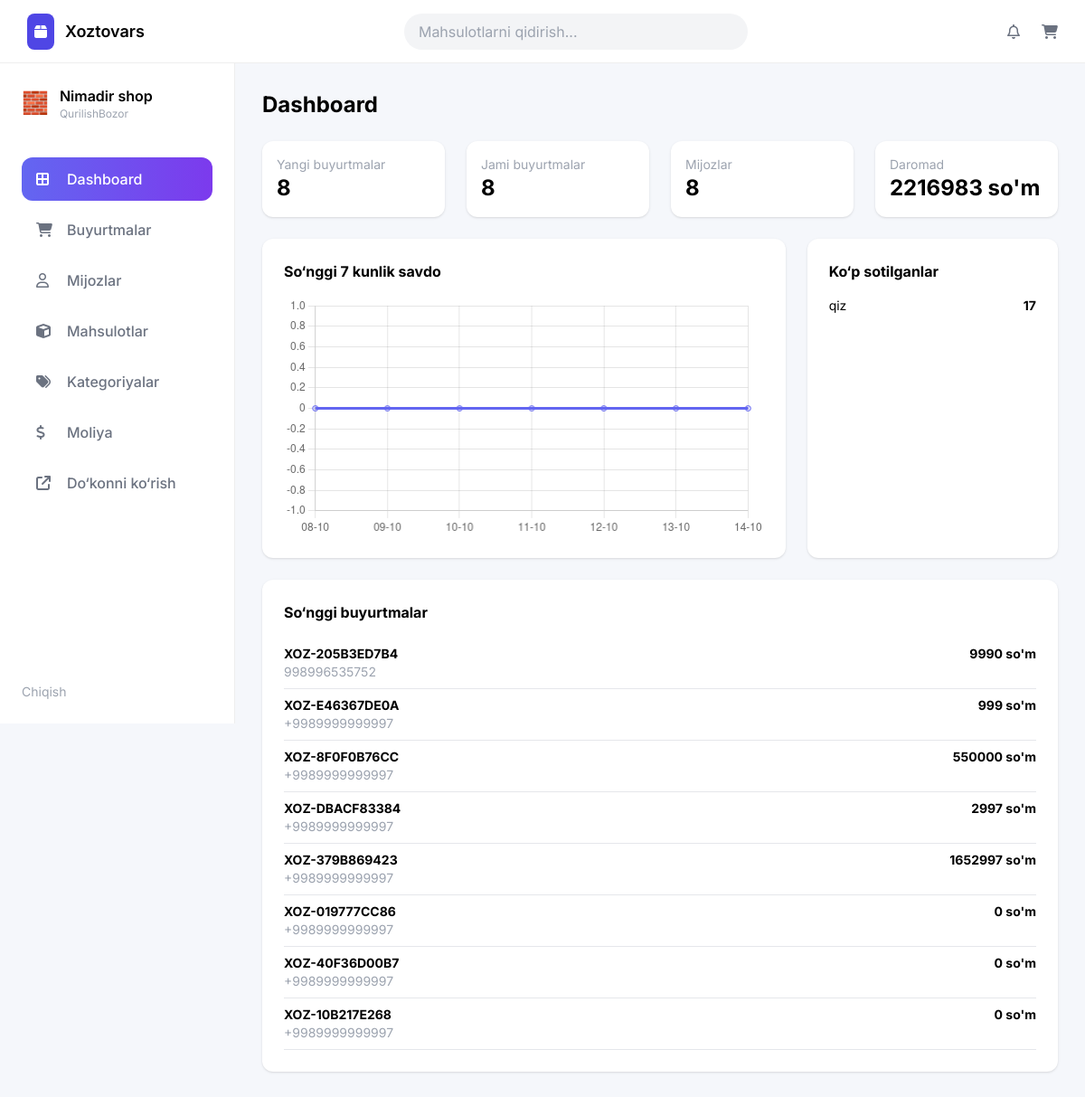
The page /dashboard/ (signed in) on the database its author committed.
### app/models.py (models this page shows, shortened)
class Product(models.Model):
    TYPE = (
        ('dona', 'Dona'),
        ('kg', 'Kg'),
    )
    name = models.CharField(max_length=100)
    description = models.TextField()
    price = models.IntegerField()
    category = models.ForeignKey(Category, on_delete=models.CASCADE)
    image = models.ImageField(upload_to='products/', blank=True, null=True)
    image_url = models.URLField(blank=True, null=True)
    quantity = models.IntegerField(default=0)
    cost = models.IntegerField(default=0)
    type = models.CharField(max_length=10, choices=TYPE, default='dona')
    created_at = models.DateTimeField(auto_now_add=True)

class Order(models.Model):
    STATUS_CHOICES = (
        ('pending', 'Tayyorlanmoqda'),
        ('ready', 'Tayyor'),
        ('delivered', 'Yetkazildi'),
        ('cancelled', 'Bekor qilingan'),
    )
    order_code = models.CharField(max_length=50, unique=True, blank=True)
    user = models.ForeignKey(CustomUser, on_delete=models.CASCADE, null=True, blank=True)
    name = models.CharField(max_length=255)
    phone = models.CharField(max_length=20)
    address = models.TextField(blank=True)
    comment = models.TextField(blank=True)
    total_price = models.IntegerField(default=0)
    status = models.CharField(
        max_length=20,
        choices=STATUS_CHOICES,
        default='pending'
    )
    created_at = models.DateTimeField(auto_now_add=True)

### app/views.py (the view)
# urls.py: path('dashboard/', dashboard, name='dashboard'),
def dashboard(request):
    if not request.session.get("is_admin"):
        return redirect("admin_login")
    orders = Order.objects.all().order_by('-created_at')
    total_money = sum(o.total_price for o in orders)
    labels = []
    data = []
    for i in range(6, -1, -1):
        day = datetime.now() - timedelta(days=i)
        day_orders = Order.objects.filter(created_at__date=day.date())
        day_total = sum(o.total_price for o in day_orders)
        labels.append(day.strftime("%d-%m"))
        data.append(day_total)
    top_products = (
        OrderItem.objects
        .values('product__name')
        .annotate(total_sold=Sum('quantity'))
        .order_by('-total_sold')[:5]
    )
    return render(request, "dashboard.html", {
        "orders": orders,
        "orders_count": orders.count(),
        "total_money": total_money,
        "labels": labels,
        "data": data,
        "top_products": top_products
    })

### app/views.py (called while the page is built)
def cart_count(request):
    cart = request.session.get('cart', {})
    return {'cart_count': sum(cart.values())}

### templates/dashboard.html (shortened to what this page needs)
{% extends 'admin_base.html' %}
{% block content %}
<h1 class="text-2xl font-bold mb-6">Dashboard</h1>
<div class="grid grid-cols-4 gap-6 mb-6">
    <div class="bg-white p-4 rounded-xl shadow">
        <p class="text-gray-400 text-sm">Yangi buyurtmalar</p>
        <h2 class="text-2xl font-bold">{{ orders_count }}</h2>
    </div>
    <div class="bg-white p-4 rounded-xl shadow">
        <p class="text-gray-400 text-sm">Jami buyurtmalar</p>
        <h2 class="text-2xl font-bold">{{ orders_count }}</h2>
    </div>
    <div class="bg-white p-4 rounded-xl shadow">
        <p class="text-gray-400 text-sm">Mijozlar</p>
        <h2 class="text-2xl font-bold">{{ orders_count }}</h2>
    </div>
    <div class="bg-white p-4 rounded-xl shadow">
        <p class="text-gray-400 text-sm">Daromad</p>
        <h2 class="text-2xl font-bold">{{ total_money }} so'm</h2>
    </div>
</div>
<div class="grid grid-cols-3 gap-6 mb-6">
    <div class="col-span-2 bg-white p-6 rounded-xl shadow">
        <h2 class="font-bold mb-4">So‘nggi 7 kunlik savdo</h2>
        <canvas id="salesChart"></canvas>
    </div>
    <div class="bg-white p-6 rounded-xl shadow">
        <h2 class="font-bold mb-4">Ko‘p sotilganlar</h2>
        {% if top_products %}
            {% for p in top_products %}
                <div class="flex justify-between text-sm mb-2">
                    <span>{{ p.product__name }}</span>
                    <span class="font-bold">{{ p.total_sold }}</span>
                </div>
            {% endfor %}
        {% else %}
            <p class="text-gray-400">Ma'lumot yo‘q</p>
        {% endif %}
    </div>
</div>
<div class="bg-white p-6 rounded-xl shadow">
    <h2 class="font-bold mb-4">So‘nggi buyurtmalar</h2>
    {% for order in orders %}
    <div class="flex justify-between border-b py-2 text-sm">
        <div>
            <p class="font-bold">{{ order.order_code }}</p>
            <p class="text-gray-400">{{ order.phone }}</p>
        </div>
        <p class="font-bold">{{ order.total_price }} so'm</p>
    </div>
    {% empty %}
    <p class="text-gray-400">Buyurtmalar yo‘q</p>
    {% endfor %}
</div>
<script>
const ctx = document.getElementById('salesChart');
new Chart(ctx, {
    type: 'line',
    data: {
        labels: {{ labels|default:"[]"|safe }},
        datasets: [{
            label: 'Savdo',
            data: {{ data|default:"[]"|safe }},
            borderColor: '#6366f1',
            backgroundColor: 'rgba(99,102,241,0.2)',
            tension: 0.4,
            fill: true
        }]
    },
    options: {
        plugins: {
            legend: { display: false }
        }
    }
});
</script>
{% endblock %}

### templates/admin_base.html (style rules this page uses)
body { background: #f5f7fb; font-family: 'Inter', sans-serif; margin: 0; }

### rows shown on the page
Product: product__name "qiz", total_sold "17"
Order: order_code "XOZ-205B3ED7B4", phone "998996535752", total_price "9990"
Order: order_code "XOZ-E46367DE0A", phone "+9989999999997", total_price "999"
Order: order_code "XOZ-8F0F0B76CC", phone "+9989999999997", total_price "550000"
Order: order_code "XOZ-DBACF83384", phone "+9989999999997", total_price "2997"
Order: order_code "XOZ-379B869423", phone "+9989999999997", total_price "1652997"
Order: order_code "XOZ-019777CC86", phone "+9989999999997", total_price "0"
Order: order_code "XOZ-40F36D00B7", phone "+9989999999997", total_price "0"
Order: order_code "XOZ-10B217E268", phone "+9989999999997", total_price "0"

### other values the page prints
{{ orders_count }} "8"
{{ total_money }} "2216983"
chart data {{ labels|default:"[]"|safe }} ['08-10', '09-10', '10-10', '11-10', '12-10', '13-10', '14-10']
chart data {{ data|default:"[]"|safe }} [0, 0, 0, 0, 0, 0, 0]
